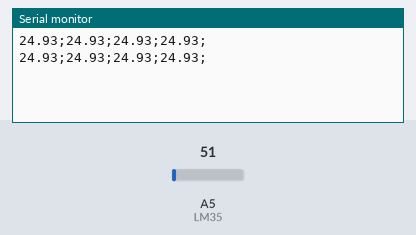
Recording of a sketch running on a simulated Arduino Uno, built with avr-gcc and run on an emulated ATmega328P. Parts: the last lines printed to the serial monitor. The test bench sets the inputs (shaded band); at power-on: A5 (LM35) = 51.

Above: at 2.8 s.
2.9 s: A5 (LM35) set to 61
At 5.2 s:
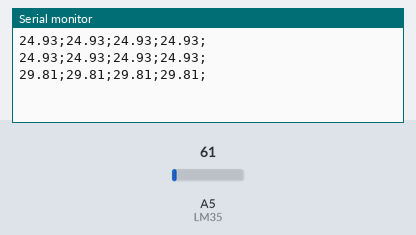
5.6 s: A5 (LM35) set to 71
At 7.0 s:
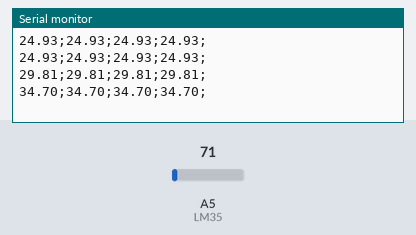
Timing chart, 0 to 8.6 s (numbered marks = the images above; inputs shaded):
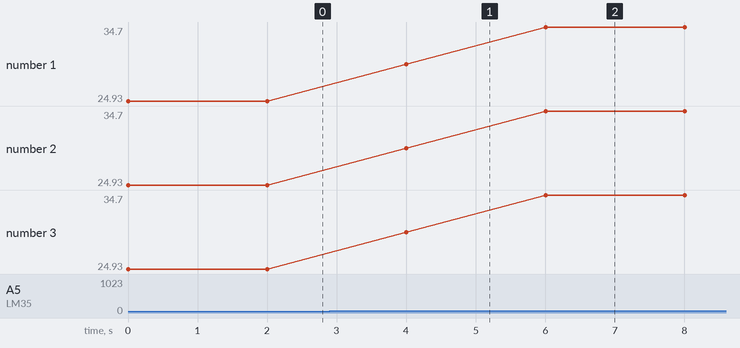

Measured:
- after the input at 2.9 s, the serial monitor: prints a new line after 1.1 s (image 1)
- after the input at 5.6 s, the serial monitor: prints a new line after 0.41 s (image 2)
- plotted number 1: 24.93 → 29.81 after the input at 2.9 s, 29.81 → 34.7 after the input at 5.6 s
- plotted number 2: 24.93 → 29.81 after the input at 2.9 s, 29.81 → 34.7 after the input at 5.6 s
- plotted number 3: 24.93 → 29.81 after the input at 2.9 s, 29.81 → 34.7 after the input at 5.6 s

The sketch:

Arduino-Thermoholic.ino
```cpp
//Sensor de temperatura usando o LM35
const int LM35 = A5; // Define o pino que lera a saída do LM35
float lm35Temperatura1; // Variável que armazenará a temperatura medida

//Função que será executada uma vez quando ligar ou resetar o Arduino
void setup() {
  Serial.begin(9600);
}

//Função que será executada continuamente
void loop() {
  lm35Temperatura1 = (float(analogRead(LM35))*5/(1023))/0.01; //Aqui é onde o dado é transformado em graus C°
  Serial.print(lm35Temperatura1);
  Serial.print(";");
  Serial.print(lm35Temperatura1);
  Serial.print(";");
  Serial.print(lm35Temperatura1);	//4 'Serial.print', pois no Painel Geral da dashboard temos 4 graficos que capturam o mesmo dado
  Serial.print(";");			// por ser o mesmo arduino.
  Serial.print(lm35Temperatura1);
  Serial.print(";");
  Serial.println("");
  delay(2000);   //O delay correto para não sobrecarregar o nosso banco de dados, é de 1800000 (30 minutos). E também é um valor que
		//de acordo com o Marcelo (responsável pela cervejaria Taru), "seria um valor adequado para estar salvando as temperaturas"
}
```
